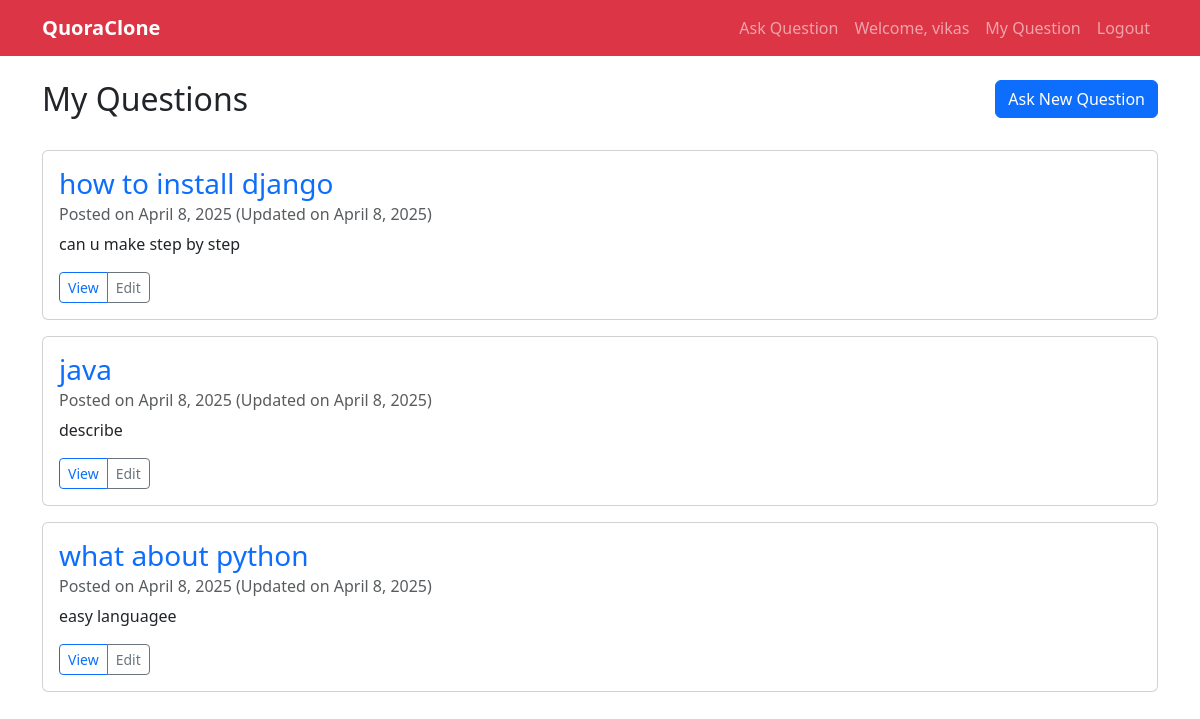
Page /qa/my-questions/ (signed in) on the committed database.
### qa_app/models.py (models this page shows, shortened)
class Question(models.Model):
    title = models.CharField(max_length=200)
    content = models.TextField()
    author = models.ForeignKey(User, on_delete=models.CASCADE, related_name='questions')
    created_at = models.DateTimeField(auto_now_add=True)
    updated_at = models.DateTimeField(auto_now=True)

### qa_app/views.py (the view)
# urls.py: path('my-questions/', views.My_questions, name='my_questions'),
@login_required
def My_questions(request):
    question_data= Question.objects.filter(author=request.user).order_by('-created_at')
    return render(request,'qa_app/my_question.html',{'questions': question_data})

### templates/qa_app/my_question.html (shortened to what this page needs)
{% extends 'base.html' %}
{% block content %}
    <div class="row mb-4">
        <div class="col-8">
            <h2>My Questions</h2>
        </div>
        <div class="col-4 text-end">
            <a href="{% url 'ask_question' %}" class="btn btn-primary">Ask New Question</a>
        </div>
    </div>
    {% if questions %}
        {% for question in questions %}
            <div class="card mb-3">
                <div class="card-body">
                    <h3 class="card-title">
                        <a href="{% url 'question_detail' question.pk %}" class="text-decoration-none">
                            {{ question.title }}
                        </a>
                    </h3>
                    <h6 class="card-subtitle mb-2 text-muted">
                        Posted on {{ question.created_at|date:"F j, Y" }}
                        {% if question.created_at != question.updated_at %}
                            (Updated on {{ question.updated_at|date:"F j, Y" }})
                        {% endif %}
                    </h6>
                    <p class="card-text">{{ question.content|truncatewords:30 }}</p>
                    <div class="btn-group">
                        <a href="{% url 'question_detail' question.pk %}" class="btn btn-sm btn-outline-primary">View</a>
                        <a href="{% url 'update_question' question.pk %}" class="btn btn-sm btn-outline-secondary">Edit</a>
                    </div>
                </div>
            </div>
        {% endfor %}
    {% else %}
        <div class="alert alert-info">
            You haven't asked any questions yet. <a href="{% url 'ask_question' %}">Ask your first question!</a>
        </div>
    {% endif %}
{% endblock %}

### templates/base.html (shortened to what this page needs)
<!DOCTYPE html>
<html lang="en">
<head>
    <link rel="stylesheet" href="https://cdnjs.cloudflare.com/ajax/libs/highlight.js/11.8.0/styles/github.min.css">
    <link href="https://cdn.jsdelivr.net/npm/bootstrap@5.3.0-alpha1/dist/css/bootstrap.min.css" rel="stylesheet">
</head>
<body>
    <nav class="navbar navbar-expand-lg navbar-dark bg-danger mb-4">
        <div class="container">
            <a class="navbar-brand" href="{% url 'home' %}">QuoraClone</a>
            <div class="collapse navbar-collapse" id="navbarNav">
                <ul class="navbar-nav ms-auto">
                    {% if user.is_authenticated %}
                        <li class="nav-item">
                            <a class="nav-link" href="{% url 'ask_question' %}">Ask Question</a>
                        </li>
                        <li class="nav-item">
                            <span class="nav-link">Welcome, {{ user.username }}</span>
                        </li>
                        <li class="nav-item">
                            <a class="nav-link" href="{% url 'my_questions' %}">My Question</a>
                        </li>
                        <li class="nav-item">
                            <a class="nav-link" href="{% url 'logout' %}">Logout</a>
                        </li>
                    {% endif %}
                </ul>
            </div>
        </div>
    </nav>
    <div class="container">
        {% block content %}{% endblock %}
    </div>
</body>
</html>

### templates/base.html (style rules this page uses)
.navbar-brand { font-weight: bold; }

### rows in the picture
Question: title "how to install django", created_at "April 8, 2025", updated_at "April 8, 2025", content "can u make step by step"
Question: title "java", created_at "April 8, 2025", updated_at "April 8, 2025", content "describe"
Question: title "what about python", created_at "April 8, 2025", updated_at "April 8, 2025", content "easy languagee"

### other values in the picture
{{ user.username }} "vikas"
